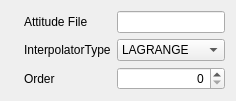
          <widget class="QWidget" name="page_9">
           <layout class="QHBoxLayout" name="horizontalLayout_15">
            <item>
             <layout class="QGridLayout" name="gridLayout_15">
              <item row="0" column="1">
               <widget class="QLabel" name="AttitudeFileLabel">
                <property name="text">
                 <string>Attitude File</string>
                </property>
               </widget>
              </item>
              <item row="1" column="1">
               <widget class="QLabel" name="InterpolationLabel">
                <property name="text">
                 <string>InterpolatorType</string>
                </property>
               </widget>
              </item>
              <item row="1" column="2">
               <widget class="QComboBox" name="InterpolatorComboBox">
                <property name="sizeAdjustPolicy">
                 <enum>QComboBox::AdjustToContents</enum>
                </property>
                <item>
                 <property name="text">
                  <string>LAGRANGE</string>
                 </property>
                </item>
                <item>
                 <property name="text">
                  <string>HERMITE</string>
                 </property>
                </item>
                <item>
                 <property name="text">
                  <string>POLYNOMIAL</string>
                 </property>
                </item>
               </widget>
              </item>
              <item row="3" column="1">
               <widget class="QLabel" name="OrderLabel">
                <property name="text">
                 <string>Order</string>
                </property>
               </widget>
              </item>
              <item row="0" column="2">
               <widget class="QLineEdit" name="lineEdit_7">
                <property name="alignment">
                 <set>Qt::AlignRight|Qt::AlignTrailing|Qt::AlignVCenter</set>
                </property>
               </widget>
              </item>
              <item row="3" column="2">
               <widget class="QSpinBox" name="OrderSpinBox">
                <property name="alignment">
                 <set>Qt::AlignRight|Qt::AlignTrailing|Qt::AlignVCenter</set>
                </property>
               </widget>
              </item>
              <item row="3" column="0">
               <widget class="QLabel" name="label_17">
                <property name="text">
                 <string/>
                </property>
                <property name="pixmap">
                 <pixmap resource="../../iconary/sta-icons.qrc">:/icons/compute.png</pixmap>
                </property>
               </widget>
              </item>
              <item row="0" column="0">
               <widget class="QLabel" name="label_16">
                <property name="text">
                 <string/>
                </property>
                <property name="pixmap">
                 <pixmap>:/icons/file.png</pixmap>
                </property>
               </widget>
              </item>
              <item row="1" column="0">
               <widget class="QLabel" name="label_15">
                <property name="text">
                 <string/>
                </property>
                <property name="pixmap">
                 <pixmap resource="../../iconary/sta-icons.qrc">:/icons/AttitudeInterpolation.png</pixmap>
                </property>
               </widget>
              </item>
             </layout>
            </item>
           </layout>
          </widget>
